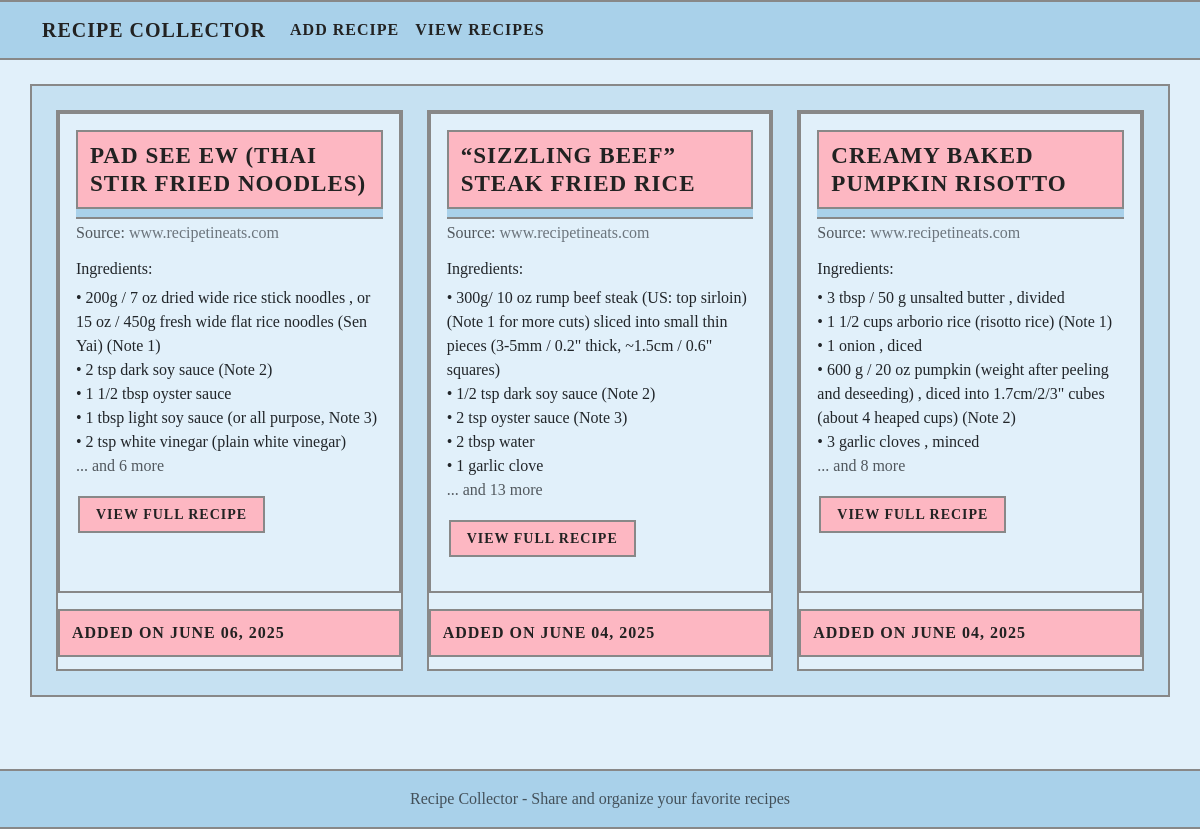
Before: / with the older database file.
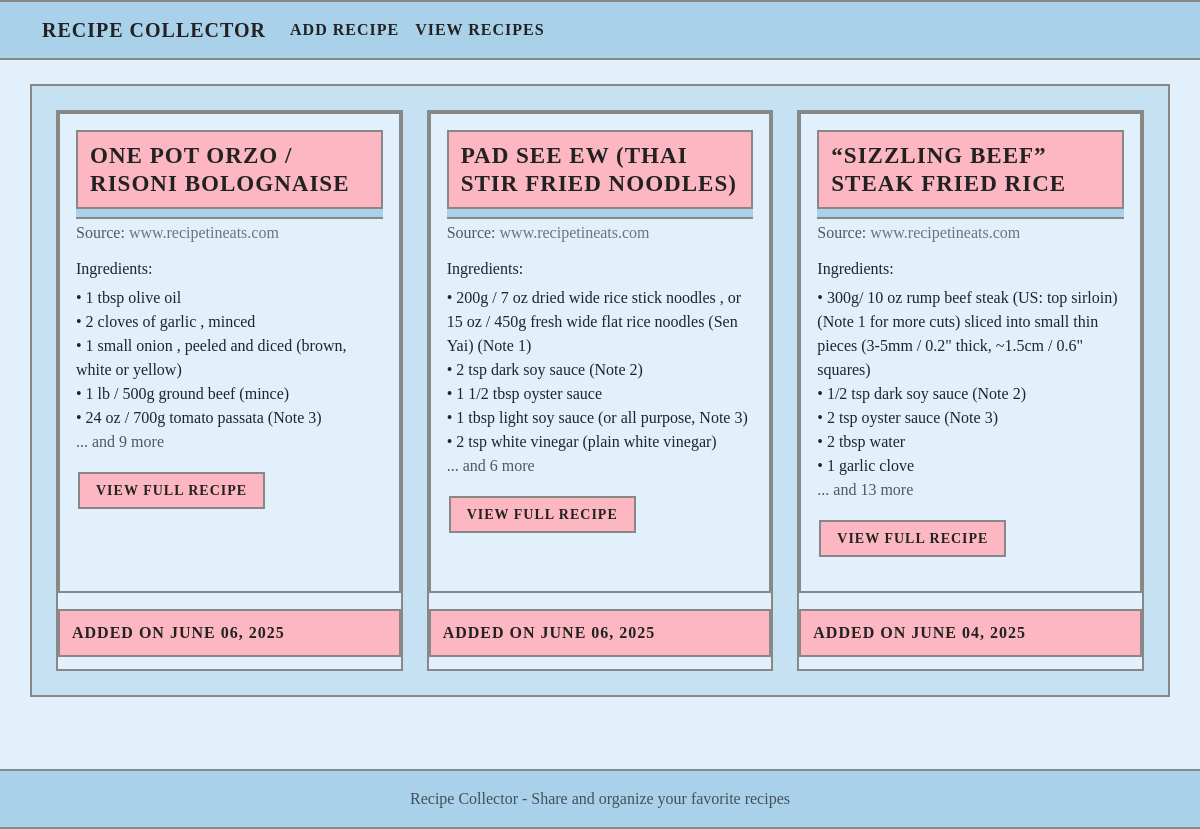
After: the same page with the newer database file.
### app.py (models this page shows, shortened)
class Recipe(db.Model):
    __tablename__ = 'recipe'  # Explicitly set table name
    id = db.Column(db.Integer, primary_key=True)
    title = db.Column(db.String(200), nullable=False)
    ingredients = db.Column(db.Text, nullable=False)
    instructions = db.Column(db.Text, nullable=False)
    source_url = db.Column(db.String(500), nullable=False)
    source_name = db.Column(db.String(200), nullable=False)
    image_url = db.Column(db.String(500), nullable=True)  # New field
    created_at = db.Column(db.DateTime, default=datetime.utcnow)

### app.py (the view)
@app.route('/')
def home():
    all_recipes = Recipe.query.order_by(Recipe.created_at.desc()).all()
    return render_template('recipes.html', recipes=all_recipes)

### templates/recipes.html (shortened to what this page needs)
{% extends "base.html" %}
{% block content %}
{% if recipes %}
    <div class="row row-cols-1 row-cols-md-2 row-cols-lg-3 g-4">
        {% for recipe in recipes %}
        <div class="col">
            <div class="card h-100">
                <div class="card-body">
                    <h5 class="card-title">
                        <div class="highlight-bar mb-2">
                            <a href="{{ url_for('recipe_detail', recipe_id=recipe.id) }}" class="text-decoration-none" style="color:inherit;">
                                {{ recipe.title }}
                            </a>
                        </div>
                    </h5>
                    <h6 class="card-subtitle mb-2 text-muted">
                        Source: <a href="{{ recipe.source_url }}" target="_blank" rel="noopener">{{ recipe.source_name }}</a>
                    </h6>
                    <div class="mt-3">
                        <h6>Ingredients:</h6>
                        <ul class="list-unstyled">
                            {% for ingredient in recipe.ingredients.split('\n')[:5] %}
                                <li>• {{ ingredient }}</li>
                            {% endfor %}
                            {% if recipe.ingredients.split('\n')|length > 5 %}
                                <li class="text-muted">... and {{ recipe.ingredients.split('\n')|length - 5 }} more</li>
                            {% endif %}
                        </ul>
                    </div>
                    <div class="mt-3">
                        <a href="{{ url_for('recipe_detail', recipe_id=recipe.id) }}" class="btn btn-outline-primary btn-sm">
                            View Full Recipe
                        </a>
                    </div>
                </div>
                <div class="card-footer text-muted highlight-bar" style="font-size:1em;">
                    Added on {{ recipe.created_at.strftime('%B %d, %Y') }}
                </div>
            </div>
        </div>
        {% endfor %}
    </div>
{% endif %}
{% endblock %}

### templates/base.html (shortened to what this page needs)
<!DOCTYPE html>
<html lang="en">
<head>
    <link href="https://cdn.jsdelivr.net/npm/bootstrap@5.3.2/dist/css/bootstrap.min.css" rel="stylesheet">
    <link rel="stylesheet" href="{{ url_for('static', filename='style.css') }}">
</head>
<body>
    <nav class="navbar navbar-expand-lg navbar-dark bg-dark">
        <div class="container">
            <a class="navbar-brand" href="{{ url_for('index') }}">Recipe Collector</a>
            <div class="collapse navbar-collapse" id="navbarNav">
                <ul class="navbar-nav">
                    <li class="nav-item">
                        <a class="nav-link" href="{{ url_for('index') }}">Add Recipe</a>
                    </li>
                    <li class="nav-item">
                        <a class="nav-link" href="{{ url_for('recipes') }}">View Recipes</a>
                    </li>
                </ul>
            </div>
        </div>
    </nav>
    <main class="container mt-4">
        {% block content %}{% endblock %}
    </main>
    <footer class="footer mt-5 py-3 bg-light">
        <div class="container text-center">
            <span class="text-muted">Recipe Collector - Share and organize your favorite recipes</span>
        </div>
    </footer>
</body>
</html>

### static/style.css (style rules this page uses)
:root { --blue1: #A9D1EA; --blue2: #C6E1F2; --blue3: #E1F0FA; --pink1: #F7E0E3; --pink2: #FDB7C2; --pink3: #E68FAE; --border: #888; --text: #222; }
body { min-height: 100vh; display: flex; flex-direction: column; background: var(--blue3); font-family: 'Verdana', 'Geneva', 'Tahoma', 'sans-serif'; color: var(--text); margin: 0; padding: 0; }
main { flex: 1; }
.card { box-shadow: 0 2px 4px rgba(0,0,0,0.1); transition: transform 0.2s ease-in-out; }
.navbar, .footer { background: var(--blue1) !important; border-bottom: 2px solid var(--border); border-top: 2px solid var(--border); box-shadow: none !important; border-radius: 0 !important; }
.navbar .navbar-brand, .navbar .nav-link { color: var(--text) !important; font-weight: bold; text-transform: uppercase; letter-spacing: 1px; }
main.container { background: var(--blue2); border: 2px solid var(--border); padding: 24px; margin-top: 24px; margin-bottom: 24px; border-radius: 0; box-shadow: none; }
.card, .card-header, .card-body, .card-footer { background: var(--blue3) !important; border: 2px solid var(--border) !important; border-radius: 0 !important; box-shadow: none !important; margin-bottom: 16px; }
.card-header, .card-title, .card-footer { background: var(--blue1) !important; border-bottom: 2px solid var(--border) !important; font-weight: bold; text-transform: uppercase; letter-spacing: 1px; border-radius: 0 !important; }
.card-title { font-size: 1.2em; margin-bottom: 8px; }
.btn, .btn-primary, .btn-danger, .btn-outline-primary, .btn-outline-secondary, .btn-link { background: var(--pink2) !important; color: var(--text) !important; border: 2px solid var(--border) !important; border-radius: 0 !important; box-shadow: none !important; font-weight: bold; text-transform: uppercase; letter-spacing: 1px; padding: 6px 16px; margin: 2px; transition: background 0.2s, color 0.2s; }
* { border-radius: 0 !important; box-shadow: none !important; }
.card-subtitle a { color: #6c757d; text-decoration: none; }
.highlight-bar { background: #FDB7C2 !important; color: #222 !important; border: 2px solid #888 !important; border-radius: 0 !important; font-weight: bold; text-transform: uppercase; letter-spacing: 1px; font-size: 1.2em; padding: 10px 12px; margin-bottom: 12px; text-align: left; box-shadow: none !important; }

Changed rows visible on the page:
removed Recipe: title "CREAMY BAKED PUMPKIN RISOTTO", source_name "www.recipetineats.com", 5 "3 tbsp / 50 g unsalted butter , divided" "1 1/2 cups arborio rice (risotto rice) (Note 1)" "1 onion , diced" "600 g / 20 oz pumpkin (weight after peeling and deseeding) , diced into 1.7cm/2/3\" cubes (about 4 heaped cups) (Note 2)" "3 garlic cloves , minced", ingredients.split|length "8", created_at "JUNE 04, 2025"
added Recipe: title "ONE POT ORZO / RISONI BOLOGNAISE", source_name "www.recipetineats.com", 5 "1 tbsp olive oil" "2 cloves of garlic , minced" "1 small onion , peeled and diced (brown, white or yellow)" "1 lb / 500g ground beef (mince)" "24 oz / 700g tomato passata (Note 3)", ingredients.split|length "9", created_at "JUNE 06, 2025"
